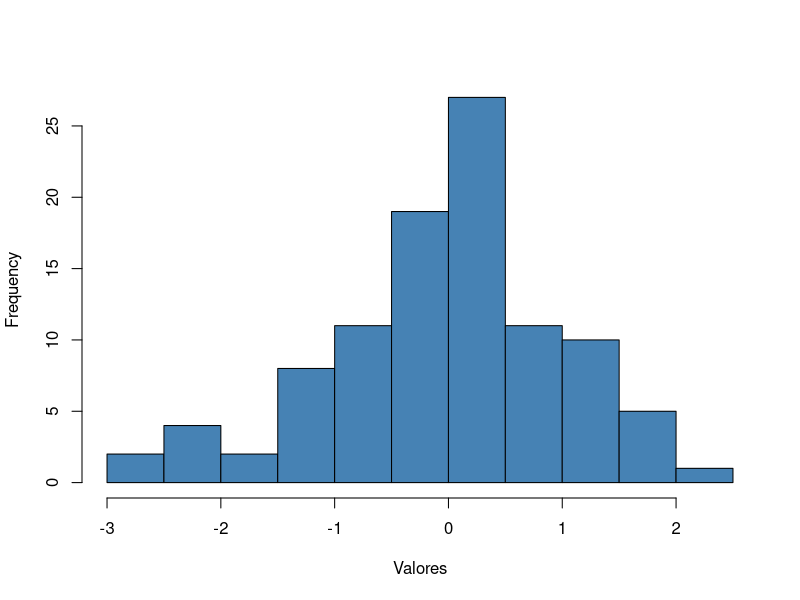

Write the R code that produced this figure.
## ---- chunk 1
#| label: exemplo
#| echo: true
x <- rnorm(100)
mean(x)
## ---- chunk 2
#| label: grafico
#| fig-cap: "Um histograma de exemplo"
hist(x, col = "steelblue", main = "", xlab = "Valores")
